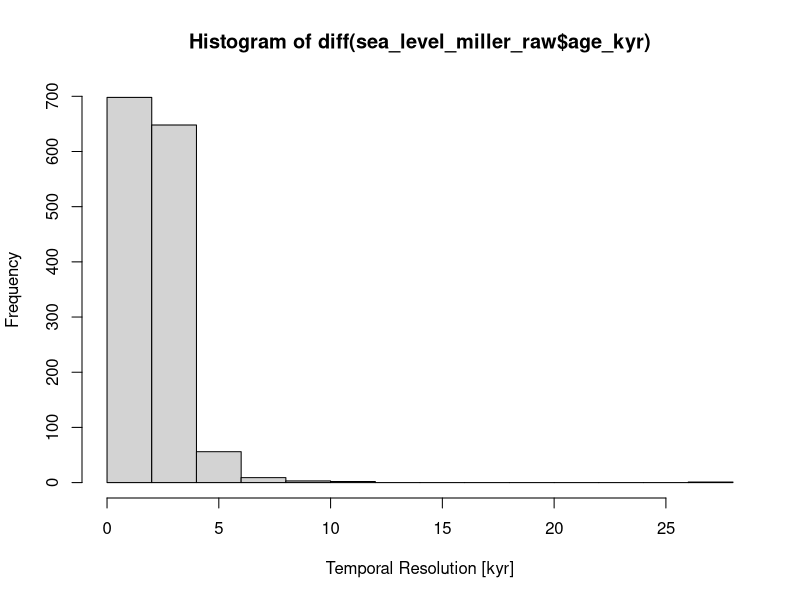
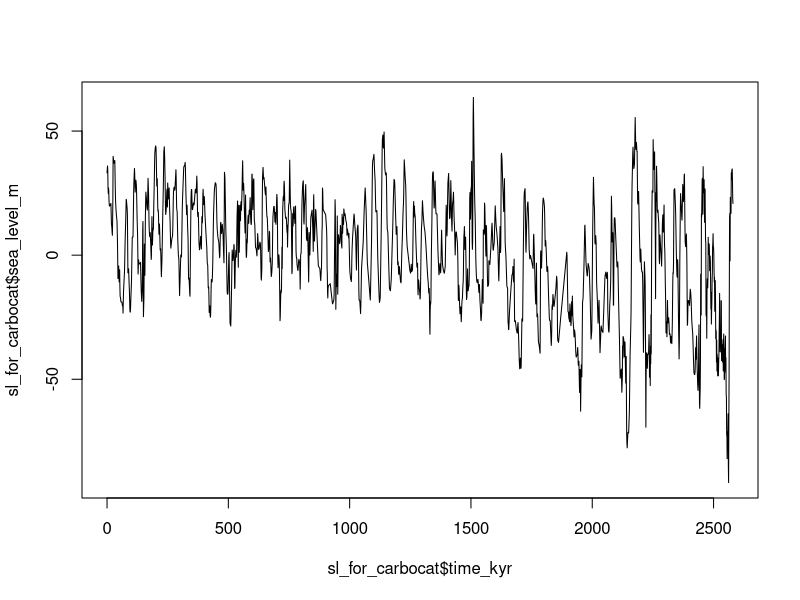

These figures' R source, in order:
## Generate sea level curve for scenario B from Miller et al 2020

# Import data on sea level from Miller et al. 2020
# https://doi.org/10.1126/sciadv.aaz1346
# Extracted from supp. Info table S1
data_imported <- read.csv(file = "data/miller_2020/Miller_et_al_2020_SL_from_table_S1.csv")

# remove excess data (older than 3 Ma)
sea_level_miller_raw <- data.frame(
  age_kyr = data_imported$Age_.ka.[data_imported$Age_.ka. < 3000],
  sea_level_m = data_imported$Sea_level_.m.[data_imported$Age_.ka. < 3000]
)

# plot temporal resolution
hist(
  x = diff(sea_level_miller_raw$age_kyr),
  xlab = "Temporal Resolution [kyr]"
)
mean(diff(sea_level_miller_raw$age_kyr))
median(diff(sea_level_miller_raw$age_kyr))

# interpolate Sea level on 1 kyr res until end of Pleistocene
sea_level_interpol_1kyr <- approx(
  x = sea_level_miller_raw$age_kyr,
  y = sea_level_miller_raw$sea_level_m,
  xout = seq(
    from = 0,
    to = 2580,
    by = 1
  )
)



# convert age to time and normalize to mean eustatic sea level 0

sl_for_carbocat <- data.frame(
  time_kyr = seq(
    from = 0,
    to = 2580,
    by = 1
  ),
  sea_level_m = rev(sea_level_interpol_1kyr$y) - mean(rev(sea_level_interpol_1kyr$y)) #normalize to 0
)

plot(
  x = sl_for_carbocat$time_kyr,
  y = sl_for_carbocat$sea_level_m,
  type = "l"
)

## export data

write.table(
  x = sl_for_carbocat$sea_level_m,
  file = "data/miller_2020/sea_level_scenarioB.txt",
  col.names = FALSE,
  row.names = FALSE
)
